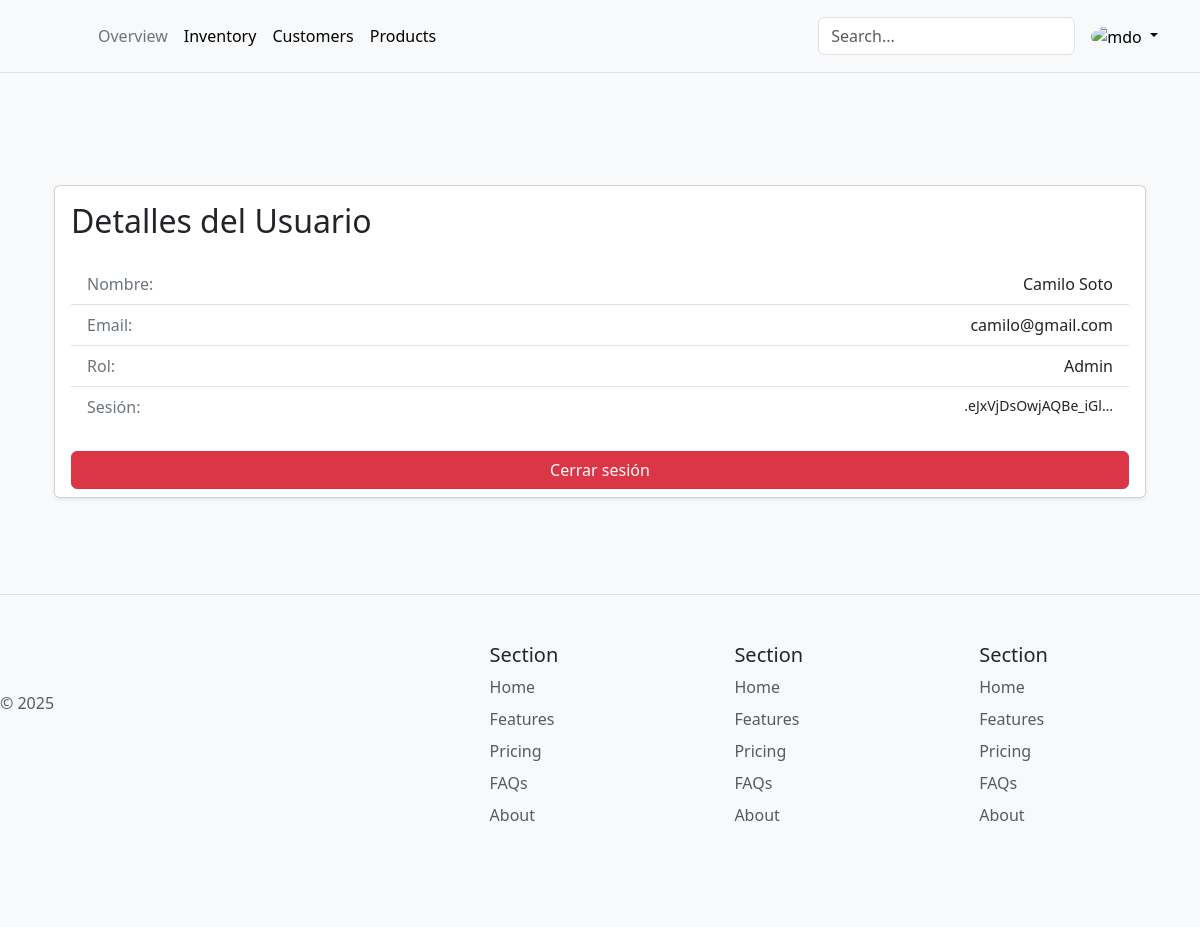
Page /accounts/prueba/ (signed in) on the committed database.
### accounts/models.py (models this page shows, shortened)
class Usuario(AbstractUser):
    TYPEDOCS = (
        ('cc', 'cédula de ciudadania'),
        ('ti', 'tarjeta de identidad'),
        ('ce', 'cédula de extranjería'),
        ('pa', 'pasaporte'),
    )
    ROLES = (
        (1, 'Admin'),
        (2, 'cajero'),
        (3, 'mesero'),
    )
    ESTADO = (
        (0, 'inactivo'),
        (1, 'activo')
    )
    nombres = models.CharField(max_length=100, verbose_name='Nombre(s)')
    apellidos = models.CharField(max_length=100, verbose_name='Apellido(s)')
    tipoDocumento = models.CharField(max_length=5, choices=TYPEDOCS, verbose_name='Tipo de documento')
    numDocumento = models.CharField(max_length=20, unique=True, verbose_name='Número de documento')
    correo = models.EmailField(max_length=100, unique=True, verbose_name='Correo electrónico')
    rol = models.IntegerField(choices=ROLES, default=3)
    estado = models.IntegerField(choices=ESTADO, default=0)
    sede = models.ForeignKey(
        Sede,
        on_delete=models.SET_NULL,
        null=True,
        blank=True,
        related_name='usuarios',
        verbose_name='Sede asignada'
    )
    REQUIRED_FIELDS = ['nombres', 'apellidos', 'tipoDocumento', 'numDocumento', 'rol', 'estado', 'correo']

### accounts/views.py (the view)
# urls.py: path('prueba/', UserView.as_view(), name = "user_view"),
class UserView(LoginRequiredMixin, TemplateView):
    template_name = "index.html"
    def get_context_data(self, **kwargs):
        context = super().get_context_data(**kwargs)
        context['user'] = self.request.user #sesión del usuario
        return context

### accounts/templates/index.html (shortened to what this page needs)
{% extends "base.html" %}
{% block content %}
<div class="container mt-5">
  <div class="card shadow-sm">
    <div class="card-body">
      <h2 class="card-title mb-4">Detalles del Usuario</h2>
      <ul class="list-group list-group-flush">
        <li class="list-group-item d-flex justify-content-between">
          <span class="text-secondary">Nombre:</span>
          <span class="text-body">{{ user.nombres }} {{ user.apellidos }}</span>
        </li>
        <li class="list-group-item d-flex justify-content-between">
          <span class="text-secondary">Email:</span>
          <span class="text-body text-break">{{ user.correo }}</span>
        </li>
        <li class="list-group-item d-flex justify-content-between">
          <span class="text-secondary">Rol:</span>
          <span class="text-body">{{ user.get_rol_display }}</span>
        </li>
        <li class="list-group-item d-flex justify-content-between">
          <span class="text-secondary">Sesión:</span>
          <span class="text-body small">
            {% if user.is_authenticated %}
              {{ request.session.session_key|truncatechars:20 }}
            {% else %}
              <span class="text-danger">No autenticado</span>
            {% endif %}
          </span>
        </li>
      </ul>
    </div>
    <div class="card-footer bg-white border-0">
      <form method="post" action="{% url 'logout' %}">
        <button type="submit" class="btn btn-danger w-100">
          Cerrar sesión
        </button>
      </form>
    </div>
  </div>
</div>
{% endblock %}

### templates/base.html (style rules this page uses)
:root { --bs-primary: #d39e2e; --bs-primary-rgb: 211,158,46; --bs-body-color: #333; --bs-body-bg: #f9f9f9; }
body { color: var(--bs-body-color); background-color: var(--bs-body-bg) !important; }

### rows in the picture
Usuario: nombres "Camilo", apellidos "Soto", correo "camilo@gmail.com", rol "Admin"

### other values in the picture
{{ request.session.session_key|truncatechars:20 }} ".eJxVjDsOwjAQBe_iGl…"
